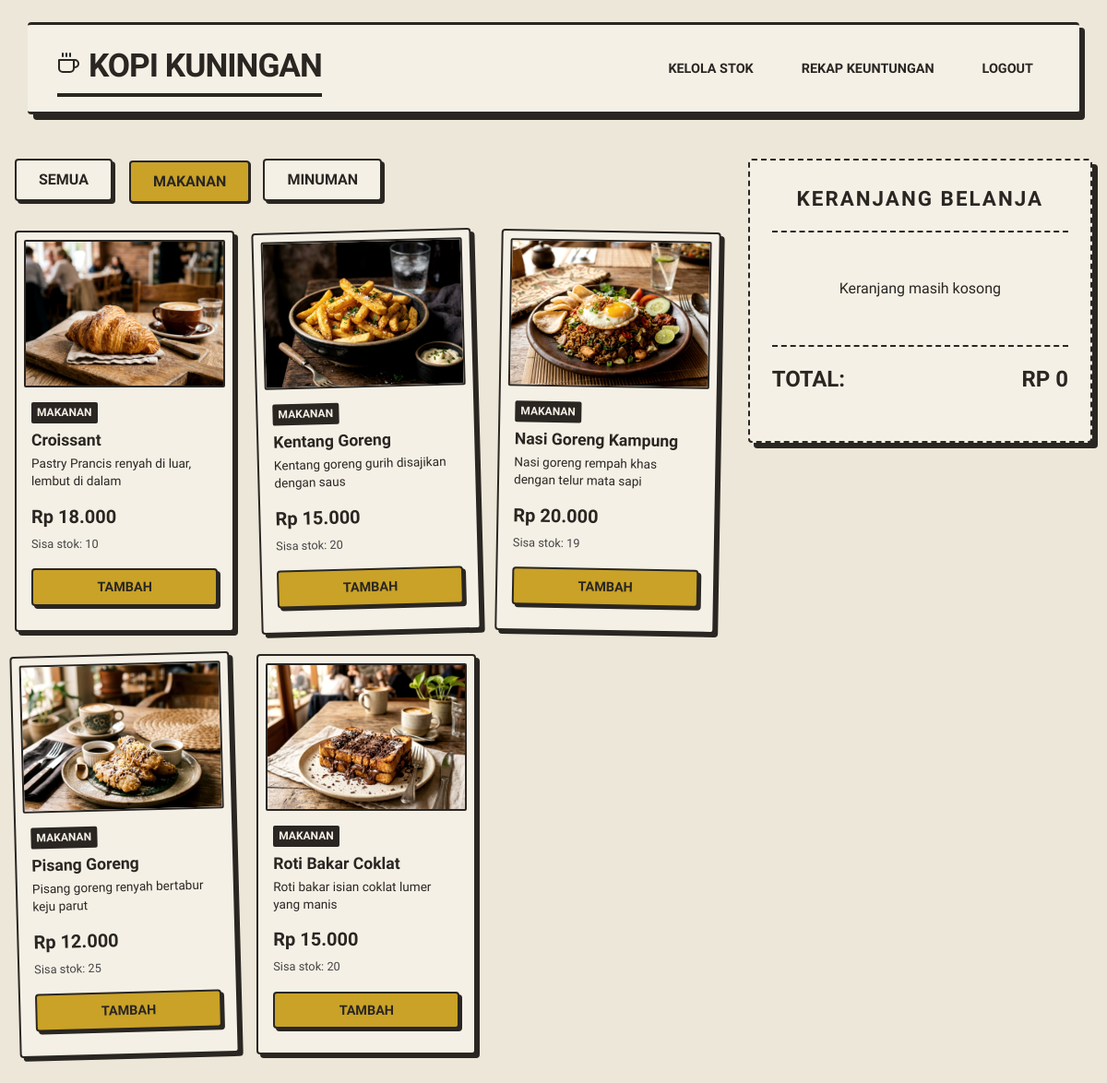
Page /menu.php?kategori=makanan (signed in) on the committed database.
### tables this page shows
CREATE TABLE `produk` (
  `id` int(11) NOT NULL AUTO_INCREMENT,
  `nama` varchar(100) NOT NULL,
  `deskripsi` text DEFAULT NULL,
  `kategori` enum('makanan','minuman') NOT NULL,
  `harga_jual` int(11) NOT NULL,
  `harga_modal` int(11) NOT NULL,
  `stok` int(11) NOT NULL,
  `gambar` varchar(255) DEFAULT NULL,
  PRIMARY KEY (`id`)
);

### menu.php (the view, shortened to what this page needs)
<?php
require 'config.php';
$kategori_filter = isset($_GET['kategori']) ? $_GET['kategori'] : (isset($_POST['kategori']) ? $_POST['kategori'] : 'semua');
if ($kategori_filter == 'makanan') {
    $stmt = $pdo->prepare("SELECT * FROM produk WHERE kategori = 'makanan' ORDER BY nama ASC");
    $stmt->execute();
} elseif ($kategori_filter == 'minuman') {
    $stmt = $pdo->prepare("SELECT * FROM produk WHERE kategori = 'minuman' ORDER BY nama ASC");
    $stmt->execute();
} else {
    $stmt = $pdo->prepare("SELECT * FROM produk ORDER BY kategori, nama ASC");
    $stmt->execute();
}
$produk_list = $stmt->fetchAll();
?>
<!DOCTYPE html>
<html lang="id">
<head>
    <link rel="stylesheet" href="assets/style.css">
</head>
<body>
<?php include 'includes/navbar.php'; ?>
<div class="container">
    <div class="row">
        <div class="col-md-8">
            <div class="tabs">
                <a href="menu.php?kategori=semua" class="tab-btn <?= $kategori_filter == 'semua' ? 'active' : '' ?>">Semua</a>
                <a href="menu.php?kategori=makanan" class="tab-btn <?= $kategori_filter == 'makanan' ? 'active' : '' ?>">Makanan</a>
                <a href="menu.php?kategori=minuman" class="tab-btn <?= $kategori_filter == 'minuman' ? 'active' : '' ?>">Minuman</a>
            </div>
            <div class="product-grid">
                <?php foreach($produk_list as $p): ?>
                <div class="card">
                    <div class="card-img">
                        <?php if ($p['gambar'] && file_exists('assets/produk/' . $p['gambar'])): ?>
                            <img src="assets/produk/<?= $p['gambar'] ?>" alt="<?= $p['nama'] ?>" style="width:100%; height:100%; object-fit:cover;">
                        <?php else: ?>
                            <div style="font-size: 2rem; color: #ccc;">☕</div>
                        <?php endif; ?>
                    </div>
                    <div class="card-body">
                        <span class="card-category"><?= htmlspecialchars($p['kategori']) ?></span>
                        <h4 class="card-title" style="margin-bottom: 0.3rem;"><?= htmlspecialchars($p['nama']) ?></h4>
                        <?php if(!empty($p['deskripsi'])): ?>
                            <p style="font-size: 0.85rem; color: var(--text-muted); margin-bottom: 0.8rem; line-height: 1.4; font-family: var(--font-sans); display: -webkit-box; -webkit-line-clamp: 2; -webkit-box-orient: vertical; overflow: hidden;">
                                <?= htmlspecialchars($p['deskripsi']) ?>
                            </p>
                        <?php else: ?>
                            <div style="margin-bottom: 0.8rem;"></div>
                        <?php endif; ?>
                        <div class="card-price">Rp <?= number_format($p['harga_jual'], 0, ',', '.') ?></div>
                        <div class="card-stock">Sisa stok: <?= $p['stok'] ?></div>
                        <form method="POST" action="menu.php">
                            <?php if($p['stok'] > 0): ?>
                                <button type="submit" name="add_to_cart" class="btn btn-primary btn-block">Tambah</button>
                            <?php else: ?>
                                <button type="button" class="btn btn-block disabled" disabled>Habis</button>
                            <?php endif; ?>
                        </form>
                    </div>
                </div>
                <?php endforeach; ?>
            </div>
        </div>
        <div class="col-md-4">
            <div class="cart-panel">
                <h3>Keranjang Belanja</h3>
                <div class="cart-items">
                    <?php
                    $total = 0;
                    if(!empty($_SESSION['cart'])):
                        foreach($_SESSION['cart'] as $item_id => $item):
                            $subtotal = $item['harga'] * $item['qty'];
                            $total += $subtotal;
                    ?>
                    <div class="cart-item">
                        <div class="cart-item-info">
                            <div class="cart-item-title"><?= htmlspecialchars($item['nama']) ?></div>
                            <div class="cart-item-price">Rp <?= number_format($item['harga'], 0, ',', '.') ?></div>
                        </div>
                        <div class="cart-item-actions">
                            <a href="menu.php?action=minus&id=<?= $item_id ?>&kategori=<?= urlencode($kategori_filter) ?>" class="qty-btn text-center text-decoration-none" style="display:inline-block; line-height:28px; text-decoration:none; color:black;">-</a>
                            <span><?= $item['qty'] ?></span>
                            <a href="menu.php?action=plus&id=<?= $item_id ?>&kategori=<?= urlencode($kategori_filter) ?>" class="qty-btn text-center text-decoration-none" style="display:inline-block; line-height:28px; text-decoration:none; color:black;">+</a>
                        </div>
                    </div>
                    <?php
                        endforeach;
                    else:
                    ?>
                    <p class="text-muted text-center" style="margin: 2rem 0;">Keranjang masih kosong</p>
                    <?php endif; ?>
                </div>
                <div class="cart-total-section">
                    <div class="cart-total-row">
                        <span>Total:</span>
                        <span>Rp <?= number_format($total, 0, ',', '.') ?></span>
                    </div>
                </div>
            </div>
        </div>
    </div>
</div>
</body>
</html>

### assets/style.css (style rules this page uses)
:root { --bg-main: #EDE7D9; --accent-primary: #C9A227; --accent-secondary: #8B3A2B; --surface: #F5F0E6; --text-main: #2A2622; --border-color: #2A2622; --font-mono: 'Courier Prime', monospace; --font-sans: 'Work Sans', sans-serif; }
* { margin: 0; padding: 0; box-sizing: border-box; }
body { background-color: var(--bg-main); color: var(--text-main); font-family: var(--font-sans); line-height: 1.6; }
h1, h2, h3, h4, h5, h6 { font-family: var(--font-mono); color: var(--text-main); }
.container { max-width: 1200px; margin: 3rem auto; padding: 0 1rem; }
.row { display: flex; flex-wrap: wrap; gap: 2rem; }
.col-md-8 { flex: 0 0 calc(66.666% - 1rem); }
.col-md-4 { flex: 0 0 calc(33.333% - 1rem); }
.card { background-color: var(--surface); border: 2px solid var(--border-color); border-radius: 4px; box-shadow: 4px 4px 0 var(--border-color); }
.tabs { display: flex; gap: 1rem; margin-bottom: 2rem; }
.tab-btn { font-family: var(--font-mono); font-weight: 700; padding: 0.5rem 1.5rem; cursor: pointer; background-color: var(--surface); color: var(--text-main); border: 2px solid var(--border-color); border-radius: 4px; box-shadow: 3px 3px 0 var(--border-color); text-transform: uppercase; text-decoration: none; }
.tab-btn.active { background-color: var(--accent-primary); transform: translate(2px, 2px); box-shadow: 1px 1px 0 var(--border-color); }
.product-grid { display: grid; grid-template-columns: repeat(auto-fill, minmax(220px, 1fr)); gap: 1.5rem; }
.product-grid .card { display: flex; flex-direction: column; padding: 0.5rem; background-color: var(--surface); border-radius: 4px; transition: transform 0.2s; }
.product-grid .card:nth-child(even) { transform: rotate(-1.5deg); }
.product-grid .card:nth-child(3n) { transform: rotate(1deg); }
.card-img { width: 100%; height: 160px; border: 2px solid var(--border-color); border-radius: 2px; overflow: hidden; margin-bottom: 0.5rem; }
.card-img img { width: 100%; height: 100%; object-fit: cover; filter: contrast(1.1) saturate(0.9); }
.card-body { padding: 0.5rem; display: flex; flex-direction: column; flex-grow: 1; }
.card-category { font-family: var(--font-mono); font-size: 0.75rem; font-weight: 700; text-transform: uppercase; background-color: var(--text-main); color: var(--surface); padding: 2px 6px; align-self: flex-start; margin-bottom: 0.5rem; border-radius: 2px; }
.card-title { font-family: var(--font-sans); font-weight: 700; font-size: 1.1rem; margin-bottom: 0.5rem; line-height: 1.2; flex-grow: 1; }
.card-price { font-family: var(--font-mono); font-variant-numeric: tabular-nums; font-size: 1.25rem; font-weight: 700; margin-bottom: 0.25rem; }
.card-stock { font-family: var(--font-mono); font-size: 0.8rem; margin-bottom: 1rem; color: #444; }
.cart-panel { background-color: var(--surface); border: 2px dashed var(--border-color); border-radius: 4px; padding: 1.5rem; font-family: var(--font-mono); position: sticky; top: 2rem; box-shadow: 6px 6px 0 var(--border-color); }
.cart-panel h3 { text-align: center; border-bottom: 2px dashed var(--border-color); padding-bottom: 1rem; margin-bottom: 1rem; text-transform: uppercase; letter-spacing: 2px; font-size: 1.4rem; }
.cart-items { max-height: 400px; overflow-y: auto; margin-bottom: 1rem; }
.cart-total-section { border-top: 2px dashed var(--border-color); padding-top: 1rem; margin-top: 1rem; }
.cart-total-row { display: flex; justify-content: space-between; font-size: 1.5rem; font-weight: 700; margin-bottom: 1.5rem; text-transform: uppercase; }
.btn { display: inline-block; font-family: var(--font-mono); font-weight: 700; text-transform: uppercase; text-align: center; text-decoration: none; border: 2px solid var(--border-color); border-radius: 4px; padding: 0.6rem 1rem; cursor: pointer; box-shadow: 3px 3px 0 var(--border-color); color: var(--text-main); background-color: var(--surface); transition: transform 0.1s, box-shadow 0.1s; font-size: 0.9rem; }
.btn-primary { background-color: var(--accent-primary); }
.btn-block { display: block; width: 100%; margin-bottom: 10px; }
.text-center { text-align: center; }

### rows in the picture
produk: gambar (picture), kategori "MAKANAN", nama "Croissant", deskripsi "Pastry Prancis renyah di luar, lembut di dalam", harga_jual "18.000", stok "10", shows "TAMBAH"
produk: gambar (picture), kategori "MAKANAN", nama "Kentang Goreng", deskripsi "Kentang goreng gurih disajikan dengan saus", harga_jual "15.000", stok "20", shows "TAMBAH"
produk: gambar (picture), kategori "MAKANAN", nama "Nasi Goreng Kampung", deskripsi "Nasi goreng rempah khas dengan telur mata sapi", harga_jual "20.000", stok "19", shows "TAMBAH"
produk: gambar (picture), kategori "MAKANAN", nama "Pisang Goreng", deskripsi "Pisang goreng renyah bertabur keju parut", harga_jual "12.000", stok "25", shows "TAMBAH"
produk: gambar (picture), kategori "MAKANAN", nama "Roti Bakar Coklat", deskripsi "Roti bakar isian coklat lumer yang manis", harga_jual "15.000", stok "20", shows "TAMBAH"

### other values in the picture
$total "0"
